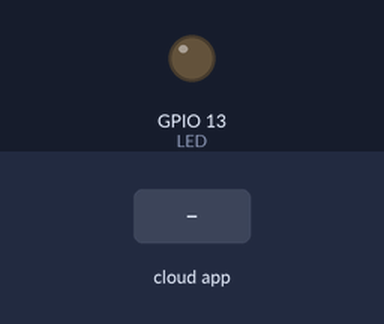
Bench run of a sketch on a simulated ESP8266 (NodeMCU). Shown: output pins drawn as LEDs (lit = HIGH). Inputs (shaded band) come from the test bench. WiFi joins after 1.5 s; servers stay silent unless stated; no MQTT or app messages arrive unless stated; what the sketch prints to the serial monitor is not drawn.

Above: at 2.7 s.
2.8 s: the phone or cloud app sets onoff to ON
At 4.2 s:
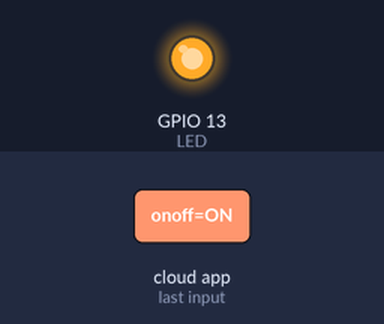
Timing chart, 0 to 5.8 s (numbered marks = the images above; inputs shaded):
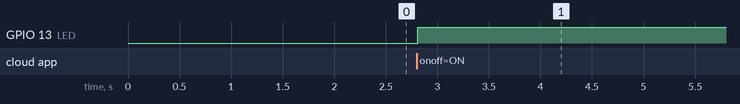

The sketch:

voice_controlled_smart_led.ino
```cpp
#include <ESP8266WiFi.h>
#include "Adafruit_MQTT.h"
#include "Adafruit_MQTT_Client.h"

/************************* WiFi Access Point *********************************/

#define WLAN_SSID       "steins gate"
#define WLAN_PASS       "keshav.99"

/************************* Adafruit.io Setup *********************************/

#define AIO_SERVER      "io.adafruit.com"
#define AIO_SERVERPORT  1883                   // use 8883 for SSL
#define AIO_USERNAME    "keshav31"
#define AIO_KEY         "0d95795afac84e328aa8f99ba09fdd4a"

/************ Global State (you don't need to change this!) ******************/

// Create an ESP8266 WiFiClient class to connect to the MQTT server.
WiFiClient client;
// or... use WiFiFlientSecure for SSL
//WiFiClientSecure client;

// Setup the MQTT client class by passing in the WiFi client and MQTT server and login details.
Adafruit_MQTT_Client mqtt(&client, AIO_SERVER, AIO_SERVERPORT, AIO_USERNAME, AIO_KEY);

/****************************** Feeds ***************************************/

// Setup a feed called 'onoff' for subscribing to changes.
Adafruit_MQTT_Subscribe onoffbutton = Adafruit_MQTT_Subscribe(&mqtt, AIO_USERNAME "/feeds/onoff");

/*************************** Sketch Code ************************************/

void MQTT_connect();
int LED = 13;
void setup() {
  Serial.begin(115200);//Begins Serial communication with Computer
  delay(10);
  pinMode(LED, OUTPUT); //Set our LED pin to output mode

  Serial.println("Adafruit MQTT demo");

  // Connect to WiFi access point.
  Serial.println(); Serial.println();
  Serial.print("Connecting to ");
  Serial.println(WLAN_SSID);

  WiFi.begin(WLAN_SSID, WLAN_PASS); //Connecting Nodemcu to the internet
  while (WiFi.status() != WL_CONNECTED) { //try to connect untill connected
    delay(500);
    Serial.print(".");
  }
  Serial.println();

  Serial.println("WiFi connected");
  Serial.println("IP address: ");
  Serial.println(WiFi.localIP());//Displays the IP address assigned to your NodeMCU in the connected network

  // Setup MQTT subscription for onoff feed.
  mqtt.subscribe(&onoffbutton);
}

void loop() {
  // Ensure the connection to the MQTT server is alive (this will make the first
  // connection and automatically reconnect when disconnected).  See the MQTT_connect
  // function definition further below.
  MQTT_connect();

  // this is our 'wait for incoming subscription packets' busy subloop
  // try to spend your time here

  Adafruit_MQTT_Subscribe *subscription;  //Creates an object for the class
  while ((subscription = mqtt.readSubscription(5000))) { //reads the data from our feed wait for 5000 milliseconds for the data.
    if (subscription == &onoffbutton) { //Checks wether the data recieved is from our required feed or not
      Serial.print("Got: ");
      Serial.println((char *)onoffbutton.lastread); // .lastread stores the last message from the feed which in our case would either be ON or OFF
      if(!strcmp((char *)onoffbutton.lastread , "ON"))
      {
        digitalWrite(LED, HIGH);  //if the data recieved is ON, then the digital pin gives HIGH output i.e 3.3V and our led glows.
      }
      else
        digitalWrite(LED, LOW);  //if the data recieved is OFF, then the digital pin gives LOW output i.e 0V

    }
  }


}

// Function to connect and reconnect as necessary to the MQTT server.
// Should be called in the loop function and it will take care if connecting.
void MQTT_connect() {
  int8_t ret;

  // Stop if already connected.
  if (mqtt.connected()) {
    return;
  }

  Serial.print("Connecting to MQTT... ");

  uint8_t retries = 3;
  while ((ret = mqtt.connect()) != 0) { // connect will return 0 for connected
       Serial.println(mqtt.connectErrorString(ret));
       Serial.println("Retrying MQTT connection in 5 seconds...");
       mqtt.disconnect();
       delay(5000);  // wait 5 seconds
       retries--;
       if (retries == 0) {
         // basically die and wait for WDT to reset me
         while (1);
       }
  }
  Serial.println("MQTT Connected!");
}
```

Measured:
- after the input at 2.8 s, GPIO 13 (LED): LOW → HIGH at once
